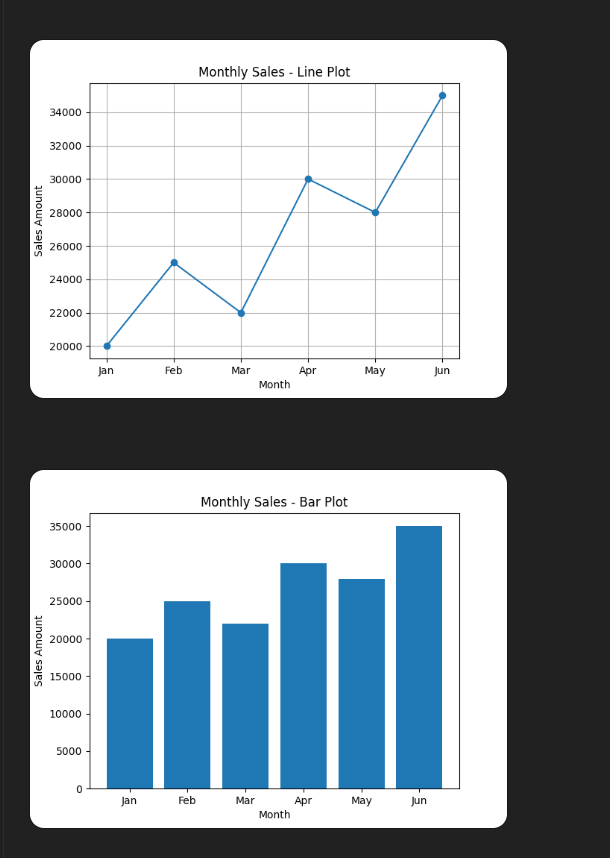

The Python source for this figure:
import matplotlib.pyplot as plt

# Data
months = ["Jan", "Feb", "Mar", "Apr", "May", "Jun"]
sales = [20000, 25000, 22000, 30000, 28000, 35000]

# Line Plot
plt.figure()
plt.plot(months, sales, marker='o')
plt.title("Monthly Sales - Line Plot")
plt.xlabel("Month")
plt.ylabel("Sales Amount")
plt.grid(True)
plt.show()

# Bar Plot
plt.figure()
plt.bar(months, sales)
plt.title("Monthly Sales - Bar Plot")
plt.xlabel("Month")
plt.ylabel("Sales Amount")
plt.show()
